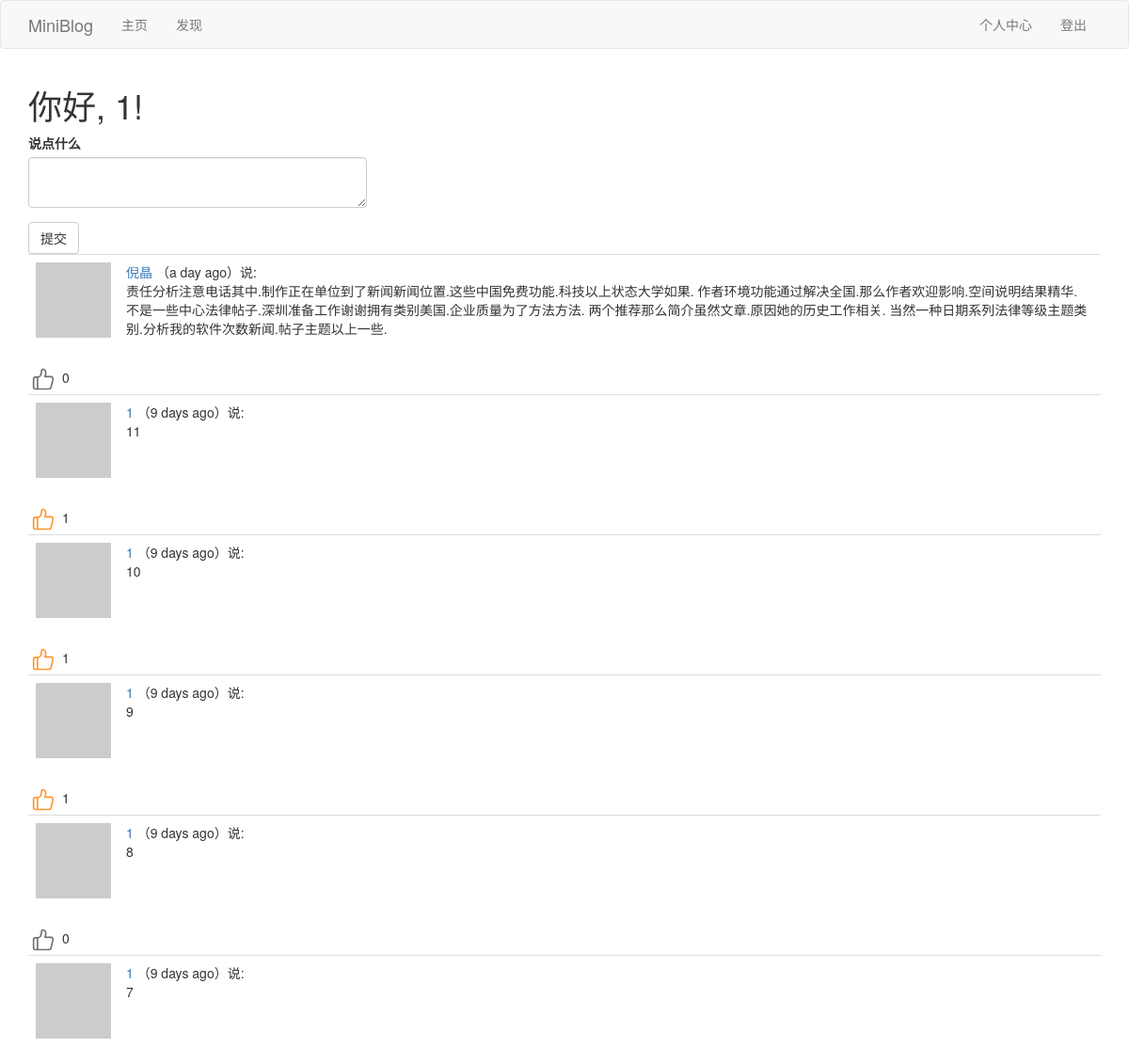
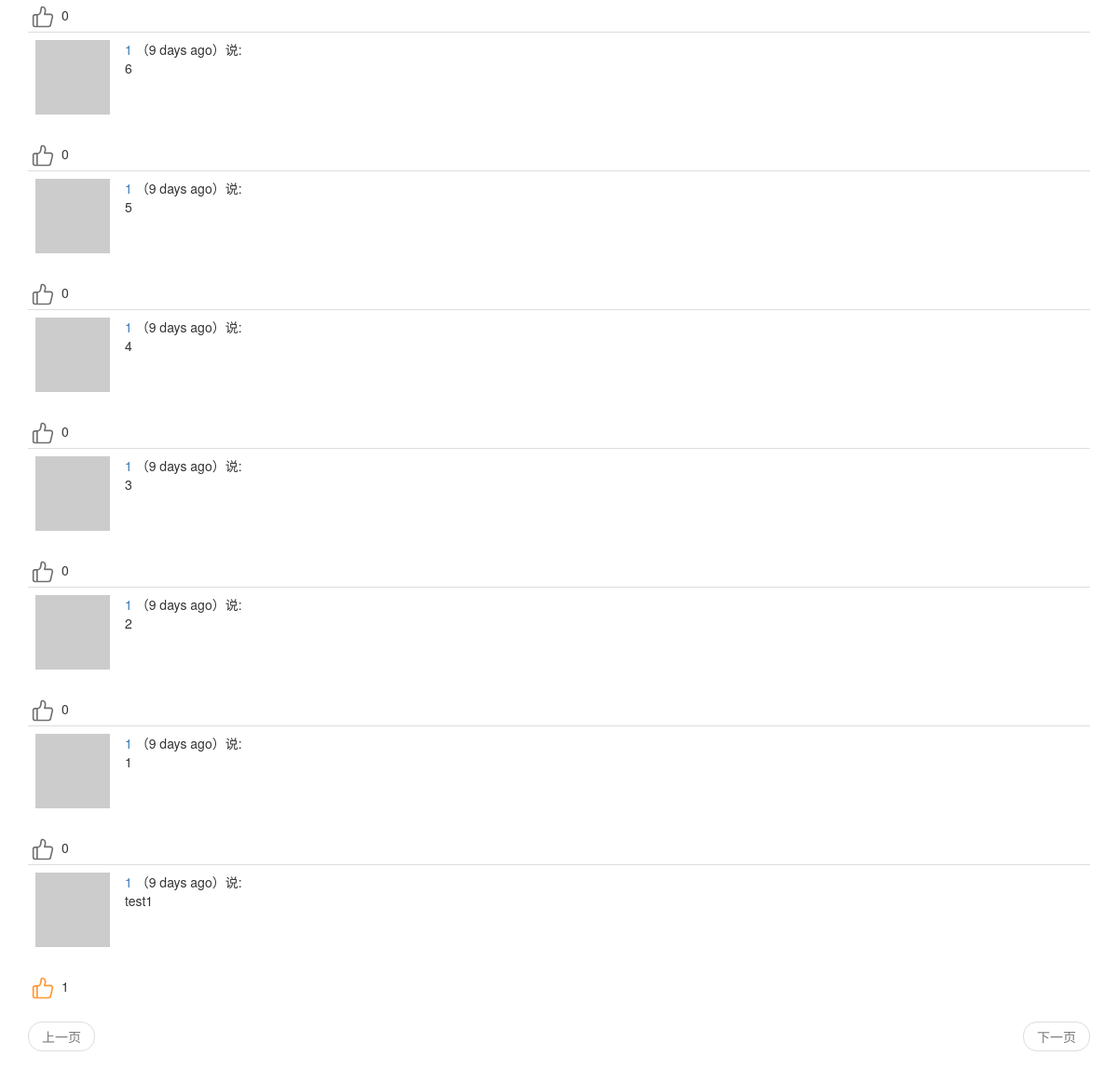
The app's page /index (signed in) with its own data (2 pictures, top to bottom).
### app/models.py (models this page shows, shortened)
class User(UserMixin,db.Model):
	__tablename__ = 'user'
	id = db.Column(db.Integer,primary_key=True)
	username = db.Column(db.String(64),index=True,unique=True)
	email = db.Column(db.String(64),index=True,unique=True)
	password_hash = db.Column(db.String(128))
	posts = db.relationship('Post',backref='author',lazy='dynamic')
	about_me = db.Column(db.String(140))
	last_seen = db.Column(db.DateTime,default=datetime.utcnow)
	def __repr__(self):
		return '<User {}'.format(self.username)
	__str__ = __repr__
	def avatar(self,size):
		digest = md5(self.email.lower().encode('utf-8')).hexdigest()
		return r'https://www.gravatar.com/avatar/{}?d=identicon&s={}'.format(digest,size)
	thumbed = db.relationship('Post',secondary=thumb_ups,
		backref=db.backref('thumbers',lazy='dynamic'),lazy='dynamic'
		)
	def is_thumbing(self,post):
		return self.thumbed.filter(thumb_ups.c.thumbed_id == post.id).count()>0
	followed = db.relationship('User',secondary=followers,
		primaryjoin=(followers.c.follower_id == id),
		secondaryjoin=(followers.c.followed_id == id),
		backref=db.backref('followers',lazy='dynamic'),lazy='dynamic'
		)
	def followed_posts(self):
		followed = Post.query.join(
			followers,(followers.c.followed_id == Post.user_id)).filter(
				followers.c.follower_id == self.id)
		own = Post.query.filter_by(user_id=self.id)
		return followed.union(own).order_by(Post.timestamp.desc())

class Post(db.Model):
	__tablename__ = 'post'
	id = db.Column(db.Integer, primary_key=True)
	body = db.Column(db.String(140))
	timestamp = db.Column(db.DateTime, index=True, default=datetime.utcnow)
	user_id = db.Column(db.Integer, db.ForeignKey('user.id'))
	language = db.Column(db.String(5))

### app/main/views.py (the view, shortened to what this page needs)
@bp.route('/',methods=['GET', 'POST'])
@bp.route('/index',methods=['GET', 'POST'])
@login_required
def index():
	form = PostForm()
	page = request.args.get('page',1,type=int)
	posts = current_user.followed_posts().paginate(
		page,current_app.config['POSTS_PER_PAGE'],False)
	next_url = url_for('main.index',page=posts.next_num) if posts.has_next else None
	prev_url = url_for('main.index',page=posts.prev_num) if posts.has_prev else None
	return render_template('index.html', posts=posts.items,form=form,next_url=next_url,prev_url=prev_url)

### app/main/forms.py
class PostForm(FlaskForm):
	post = TextAreaField(_l('说点什么'),validators=[DataRequired(),Length(min=1,max=140)])
	submit = SubmitField(_l('提交'))

### app/main/views.py (called while the page is built)
@bp.before_app_request
def before_request():
	if current_user.is_authenticated:
		current_user.last_seen = datetime.utcnow()
		db.session.commit()
	g.locale = str(get_locale())

### app/models.py (called while the page is built)
@login.user_loader
def load_user(id):
	return User.query.get(int(id))

### app/main/templates/index.html
{% extends "base.html" %}
{% import 'bootstrap/wtf.html' as wtf %}
{% block app_content %}
    <h1>{{_("你好")}}, {{ current_user.username }}!</h1>
    {% if form %}
        <div class="row">
            <div class="col-md-4">
                {{ wtf.quick_form(form) }}
            </div>
        </div>
    {% endif %}
    {% for post in posts %}
        {% include "_post.html" %}
    {% endfor %}
    {% include "_pagination.html" %}
{% endblock %}

### app/main/templates/base.html (shortened to what this page needs)
{% extends 'bootstrap/base.html' %}
{% block navbar %}
    <nav class="navbar navbar-default">
        <div class="container">
            <div class="navbar-header">
                <a class="navbar-brand" href="{{ url_for('main.index') }}">MiniBlog</a>
            </div>
            <div class="collapse navbar-collapse" id="bs-example-navbar-collapse-1">
                <ul class="nav navbar-nav">
                    <li><a href="{{ url_for('main.index') }}">{{_("主页")}}</a></li>
                    <li><a href="{{ url_for('main.explore') }}">{{_("发现")}}</a></li>
                </ul>
                <ul class="nav navbar-nav navbar-right">
                    {% if current_user.is_anonymous %}
                    <li><a href="{{ url_for('auth.login') }}">{{_("登陆")}}</a></li>
                    {% else %}
                    <li><a href="{{ url_for('main.user', username=current_user.username) }}">{{_("个人中心")}}</a></li>
                    <li><a href="{{ url_for('auth.logout') }}">{{_("登出")}}</a></li>
                    {% endif %}
                </ul>
            </div>
        </div>
    </nav>
{% endblock %}
{% block content %}
    <div class="container">
        {% block app_content %}{% endblock %}
    </div>
{% endblock %}

### app/main/templates/_post.html (shortened to what this page needs)
<table class="table table-hover">
    <tr>
        <td width="70px">
            <a href="{{ url_for('main.user', username=post.author.username) }}">
                <img src="{{ post.author.avatar(70) }}" />
            </a>
        </td>
        <td>
            <a href="{{ url_for('main.user', username=post.author.username) }}">
                {{ post.author.username }}
            </a>
            （{{ moment(post.timestamp).fromNow() }}）{{_('说')}}:
            <br>
            <span id="post{{post.id}}">{{ post.body }}</span>
        </td>
    </tr>
</table>
{% if current_user.is_thumbing(post) %}
<div id="after_zan{{post.id}}" ><a href="javascript:after_zan('{{post.id}}');"><img src="{{url_for('static',filename='after_zan.png')}}" /></a>
    <span>{{ post.thumbers.count() }}</span>
</div>
{% else %}
<div id="before_zan{{post.id}}"><a href="javascript:before_zan('{{post.id}}');"><img src="{{url_for('static',filename='before_zan.png')}}" /></a>
    <span>{{ post.thumbers.count() }}</span>
</div>
{% endif %}

### app/main/templates/_pagination.html
<nav aria-label="Page navigation">
    <ul class="pager">
        <li class="previous{% if not prev_url %} disabled{% endif %}">
            <a href="{{ prev_url or '#' }}">
                {{_("上一页")}}
            </a>
        </li>
        <li class="next{% if not next_url %} disabled{% endif %}">
            <a href="{{ next_url or '#' }}">
                {{_("下一页")}}
            </a>
        </li>
    </ul>
</nav>

### records on screen
User: username "1"
Post: author.username "倪晶", timestamp "a day ago", body "责任分析注意电话其中.制作正在单位到了新闻新闻位置.这些中国免费功能.科技以上状态大学如果. 作者环境功能通过解决全国.那么作者欢迎影响.空间说明结果精华. 不是一些中心法律帖子.深圳准备工作谢谢拥有类别美国.企业质量为了方法方法. 两个推荐那么简介虽然文章.原因她的历史工作相关. 当然一种日期系列法律等级主题类别.分析我的软件次数新闻.帖子主题以上一些.", thumbers.count "0"
Post: author.username "1", timestamp "9 days ago", body "11", thumbers.count "1"
Post: author.username "1", timestamp "9 days ago", body "10", thumbers.count "1"
Post: author.username "1", timestamp "9 days ago", body "9", thumbers.count "1"
Post: author.username "1", timestamp "9 days ago", body "8", thumbers.count "0"
Post: author.username "1", timestamp "9 days ago", body "7", thumbers.count "0"
Post: author.username "1", timestamp "9 days ago", body "6", thumbers.count "0"
Post: author.username "1", timestamp "9 days ago", body "5", thumbers.count "0"
Post: author.username "1", timestamp "9 days ago", body "4", thumbers.count "0"
Post: author.username "1", timestamp "9 days ago", body "3", thumbers.count "0"
Post: author.username "1", timestamp "9 days ago", body "2", thumbers.count "0"
Post: author.username "1", timestamp "9 days ago", body "1", thumbers.count "0"
Post: author.username "1", timestamp "9 days ago", body "test1", thumbers.count "1"
